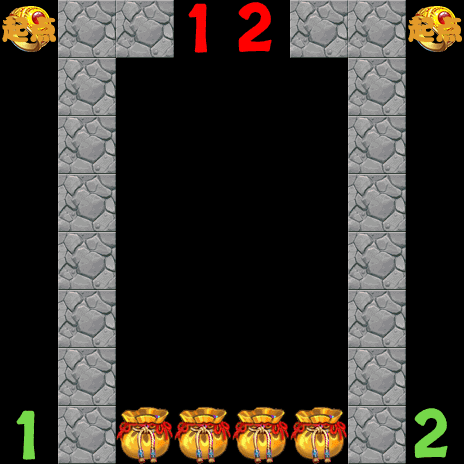

Tiled map render using the project's own tile images. Description and the map definition, with tile-layer contents summarised, below:
An orthogonal 8x8 tile map with 58x58 px tiles, 8 tile layers (1-layer, 2-layer, 3-layer, 4-layer, ...).

<map version="1.0" orientation="orthogonal" renderorder="right-down" width="8" height="8" tilewidth="58" tileheight="58">
 <tileset firstgid="1" name="backgroundBlock" tilewidth="58" tileheight="58">
  <image source="backgroundBlock.png" width="348" height="870" />
 </tileset>
 <layer name="1-layer" width="8" height="8">
  <data>[64 cells, 47 non-empty, 1 distinct tile ids]</data>
 </layer>
 <layer name="2-layer" width="8" height="8">
  <data>[64 cells, 58 non-empty, 1 distinct tile ids]</data>
 </layer>
 <layer name="3-layer" width="8" height="8">
  <data>[64 cells, 56 non-empty, 1 distinct tile ids]</data>
 </layer>
 <layer name="4-layer" width="8" height="8">
  <data>[64 cells, 55 non-empty, 1 distinct tile ids]</data>
 </layer>
 <layer name="5-layer" width="8" height="8">
  <data>[64 cells, 63 non-empty, 5 distinct tile ids]</data>
 </layer>
 <layer name="6-layer" width="8" height="8">
  <data>[64 cells, 62 non-empty, 4 distinct tile ids]</data>
 </layer>
 <layer name="7-layer" width="8" height="8">
  <data>[64 cells, 63 non-empty, 1 distinct tile ids]</data>
 </layer>
 <layer name="8-layer" width="8" height="8">
  <data>[64 cells, 63 non-empty, 2 distinct tile ids]</data>
 </layer>
</map>
